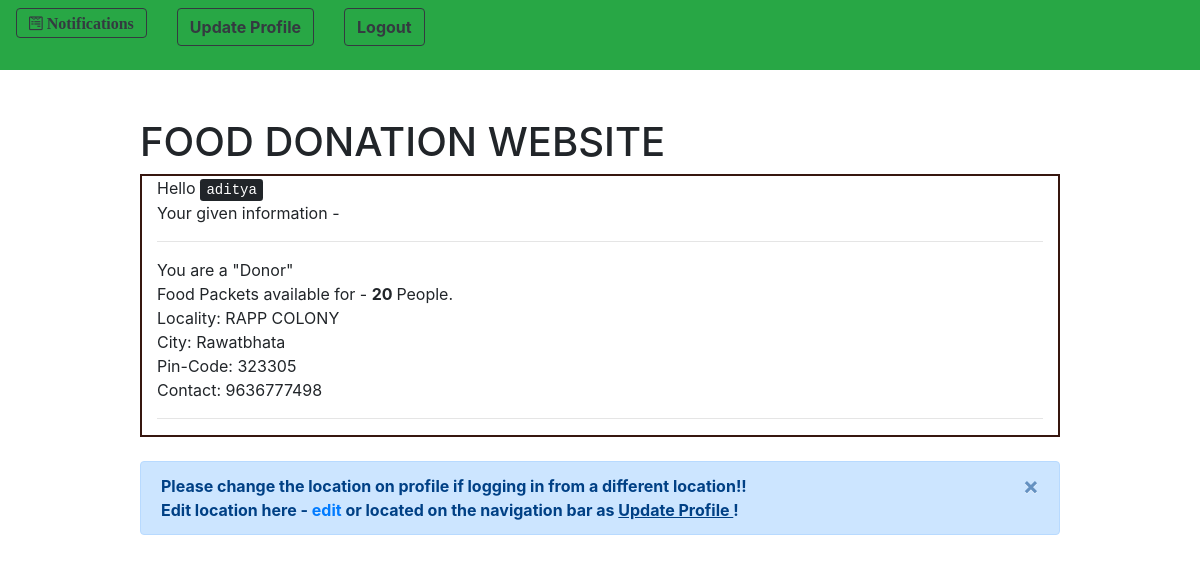
Page / (signed in) on the earlier database version.
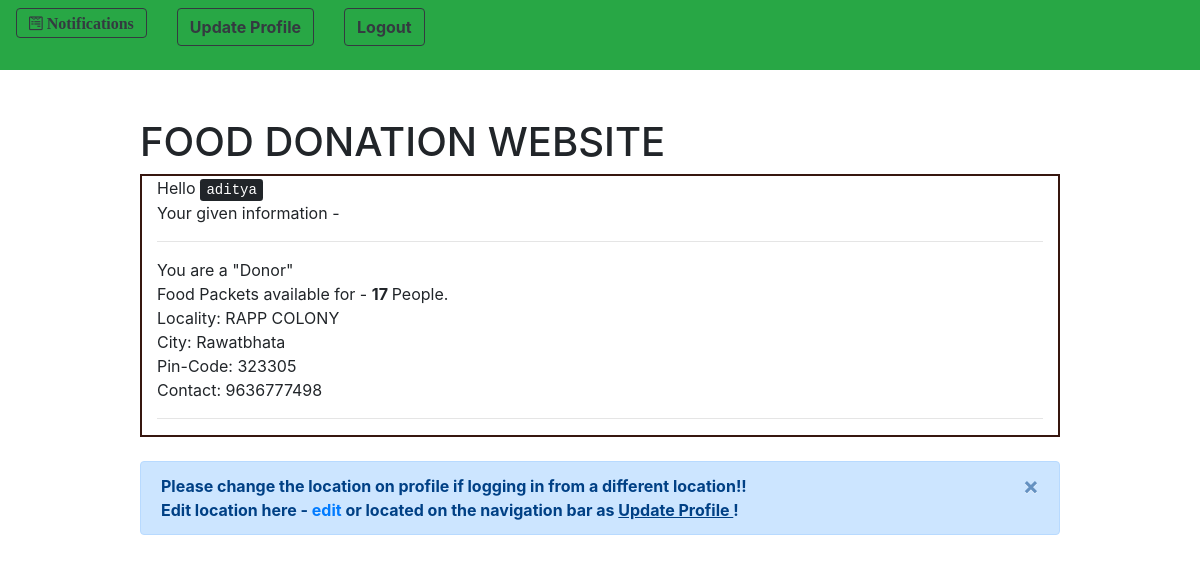
Same page on the later database version.
### customUser/models.py (models this page shows, shortened)
class CustomUser(AbstractUser):
    pin_code = models.IntegerField(null = True)
    contact_no = models.IntegerField(null = True)
    resources = models.IntegerField(null = True) # no. of persons avability/requirement
    locality = models.CharField(max_length = 100)
    city = models.CharField(max_length = 50)
    """CHOICES=[('0','Donor'),
                     ('1','Reciever')]"""
    user_type = models.IntegerField(null = True) # 0 - Donor 1 - Reciever
    email = models.EmailField(unique=True)

### templates/home.html (shortened to what this page needs)
{% extends 'base_with_home.html' %}
{% load crispy_forms_tags %}
{% block navigation %}
	<div class = "row">
	{% if user.is_authenticated %}
		<div class = "col">
			<form method="post" action = "{% url 'notification' %}">
				<button class="btn btn-outline-dark"><i class="fa fa-wpforms"> <strong> Notifications </strong></i></button>
			</form>
		</div>
			<div class = "col">
				<form method = "get" action = "{% url 'edit_profile' %}">
					<button type = "submit" class = "btn btn-outline-dark navbar-btn"> <strong> Update Profile</strong></button>
				</form>
			</div>
			<div class = "col">
				<form method = "post" action = "{% url 'logout' %}">
					<button type = "submit" class = "btn btn-outline-dark navbar-btn"> <strong> Logout</strong></button>
				</form>
			</div>
		{% endif %}
				</div>
{% endblock %}
{% block content %}
	<h1> FOOD DONATION WEBSITE </h1>
<div class = "container-fluid" style="border:2px solid #36160F;">
	{% if user.is_authenticated %}
			Hello <kbd> {{ user.username }}</kbd>
		 <br> Your given information - <br> <hr>
		 	{% if user.user_type == 0 %}
				You are a "Donor"<br>
				Food Packets available for - <strong> {{ user.resources }} </strong> People.<br>
			{% else %}
				You are a "Reciever"<br>
				Food Packets Required for - <strong> {{user.resources}} </strong> People.<br>
			{% endif %}
			Locality: {{ user.locality }} <br>
			City: {{ user.city }} <br>
			Pin-Code: {{ user.pin_code }} <br>
			Contact: {{ user.contact_no }} <br> <hr>
</div>
<br>
      <div class="alert alert-primary alert-dismissible fade show">
   <strong> Please change the location on profile if logging in from a different location!! <br>
          Edit location here - <a href = "{% url 'edit_profile' %}"> edit </a> or located on the navigation bar as <u>Update Profile </u>!
       <button type = "button" class = "close" data-dismiss = "alert" aria-hidden="true">&times;</button>
        </strong>
  </div>
<br>
	{% else %}
	<br>
	<div class = "container-fluid">
		<h4> <kbd> You are not logged in! </kbd><br> <br>  </h4>
	</div>
	{% endif %}
{% endblock %}

Differences in the rows shown:
changed CustomUser "RAPP COLONY": resources "20" → "17"
